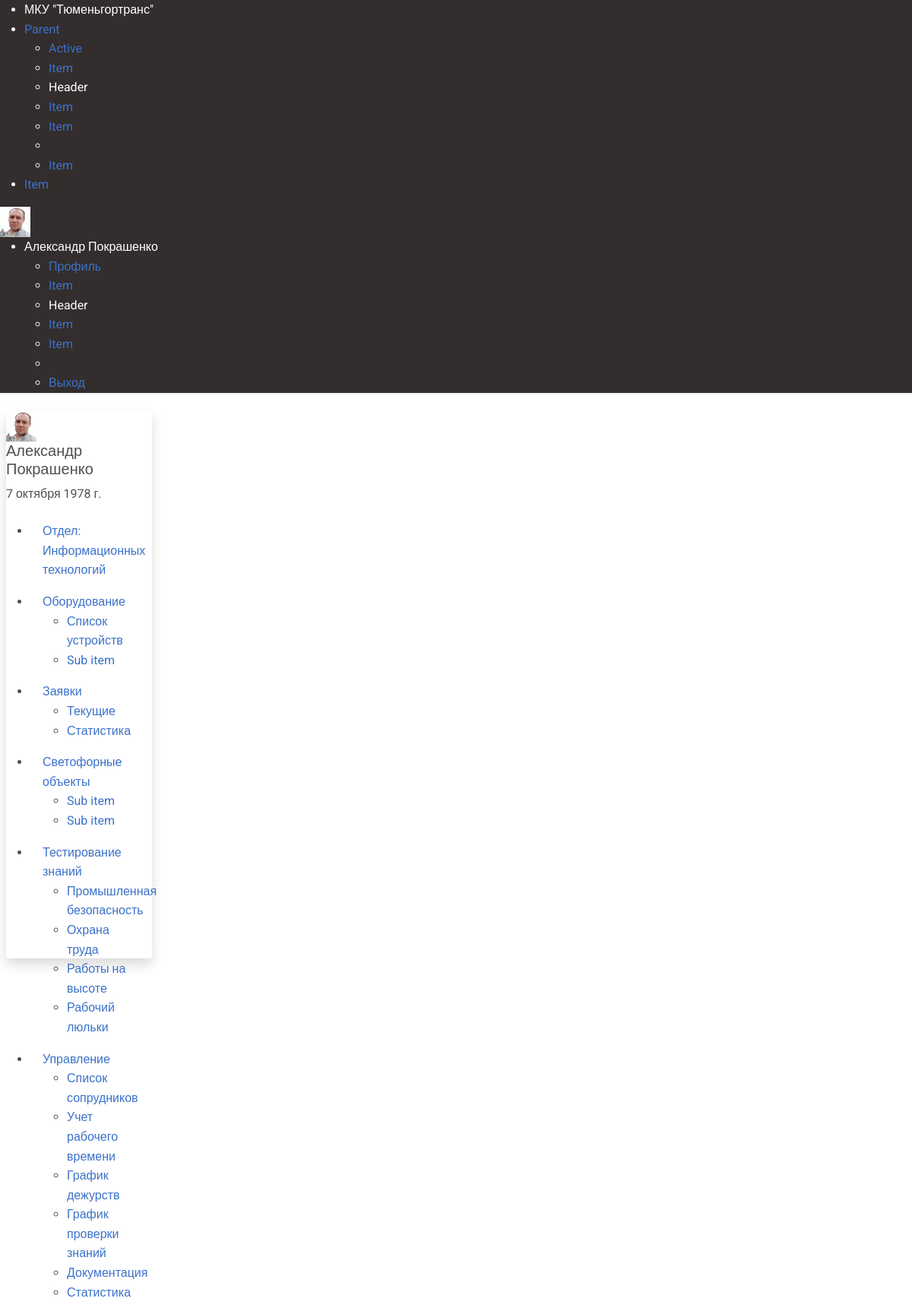
The app's page /users/main/ (signed in) with its own data.
### users/models.py (models this page shows, shortened)
class CustomUser(AbstractUser):
    middle_name = models.CharField('Отчество', max_length=50, blank=True, null=True)
    date_of_birth = models.DateField(blank=True, null=True, verbose_name='Дата рождения')
    phone_number_work = models.CharField('Рабочий телефон', max_length=16, blank=True, null=True)
    phone_number_mobile = models.CharField('Мобильный телефон', max_length=12, blank=True, null=True)
    department = models.ForeignKey(Department, blank=True, null=True,
                                   on_delete=models.CASCADE,
                                   related_name='department_set',
                                   verbose_name='Отдел')
    avatar = models.ImageField(upload_to='avatars/', blank=True, null=True)
    position = models.ForeignKey(Position, blank=True, null=True,
                                 on_delete=models.CASCADE,
                                 related_name='position_set',
                                 verbose_name='Должность')
    date_of_employment = models.DateField(blank=True, null=True, verbose_name='Дата трудоустройства')
    class Meta:
        verbose_name = 'Пользователь'
        verbose_name_plural = 'Пользователи'

class Department(models.Model):
    department = models.CharField('Отдел', max_length=50)
    slug = models.CharField('Слаг', max_length=70, blank=True)
    class Meta:
        verbose_name = "Отдел"
        verbose_name_plural = "Отделы"
    def __str__(self):
        return self.department

### users/views.py (the view)
# urls.py: path('main/', main, name='main'),
@login_required
def main(request):
    return render(request, 'users/main.html')

### templates/users/main.html (shortened to what this page needs)
{% extends 'base.html' %}
{% block navbar %}
    {% include 'components/navbar.html' %}
{% endblock %}
{% block left_sidebar %}
    {% include 'components/left_sidebar.html' %}
{% endblock %}

### templates/components/navbar.html (shortened to what this page needs)
{% load static %}
<nav class="uk-navbar-container shadow-sm bg-dark text-white">
    <div class="uk-container-expand uk-padding-small uk-padding-remove-top uk-padding-remove-bottom">
        <div uk-navbar class="">
            <div class="uk-navbar-left text-white">
                <ul class="uk-navbar-nav text-white">
                    <li class="uk-active"><a class="text-white" href="https://tgt72.ru/" target="_blank">МКУ "Тюменьгортранс"</a></li>
                    <li>
                        <a href="#">Parent </a>
                        <div class="uk-navbar-dropdown">
                            <ul class="uk-nav uk-navbar-dropdown-nav">
                                <li class="uk-active"><a href="#">Active</a></li>
                                <li><a href="#">Item</a></li>
                                <li class="uk-nav-header">Header</li>
                                <li><a href="#">Item</a></li>
                                <li><a href="#">Item</a></li>
                                <li class="uk-nav-divider"></li>
                                <li><a href="#">Item</a></li>
                            </ul>
                        </div>
                    </li>
                    <li><a href="#">Item</a></li>
                </ul>
            </div>
            <div class="uk-navbar-right">
                <div class="uk-width-auto">
                    {% if user.is_authenticated %}<img class="uk-border-circle" width="40" height="40" src="{{ user.avatar.url }}" alt="Avatar">{% endif %}
                </div>
                <ul class="uk-navbar-nav">
                    {% if user.is_authenticated %}
                    <li>
                        <a class="text-white" href="#">{{ user.first_name }} {{ user.last_name }}</a>
                        <div class="uk-navbar-dropdown">
                            <ul class="uk-nav uk-navbar-dropdown-nav">
                                <li class="uk-active"><a href="#">Профиль</a></li>
                                <li><a href="#">Item</a></li>
                                <li class="uk-nav-header">Header</li>
                                <li><a href="#">Item</a></li>
                                <li><a href="#">Item</a></li>
                                <li class="uk-nav-divider"></li>
                                <li><a href="{% url 'logout_user' %}">Выход</a></li>
                            </ul>
                        </div>
                    </li>
                    {% else %}
                    <li>
                        <a uk-icon="sign-in" href="{% url 'login_user' %}">Авторизоваться</a>
                    </li>
                    {% endif %}
                </ul>
            </div>
        </div>
    </div>
</nav>

### templates/components/left_sidebar.html (shortened to what this page needs)
{% load static %}
<div class="uk-card uk-card-default m-2 me-0 left_sidebar shadow">
    <div class="uk-card-header">
        <div class="uk-grid-small uk-flex-middle" uk-grid>
            <div class="uk-width-auto ps-0">
                <img class="uk-border-circle" width="40" height="40" src="{{ user.avatar.url }}" alt="Avatar">
            </div>
            <div class="uk-width-expand d-none d-md-block">
                <h5 class="uk-card-title uk-margin-remove-bottom">{{ user.first_name }} {{ user.last_name }}</h5>
                <p class="uk-text-meta uk-margin-remove-top">
                    <time datetime="2023-04-10T12:00">
                        {{ user.date_of_birth }}
                    </time>
                </p>
            </div>
        </div>
    </div>
    <div class="">
    <ul class="uk-nav-default" uk-nav="multiple: true">
        <li class="uk-active p-3 pt-2 pb-2"><a href="#">Отдел: {{ user.department }}</a></li>
        <li class="uk-parent p-3 pt-2 pb-2">
            <a class="" href="#">Оборудование </a>
            <ul class="uk-nav-sub">
                <li><a href="{% url 'device_list' %}">Список устройств</a></li>
                <li>
                    <a href="#">Sub item</a>
                </li>
            </ul>
        </li>
        <li class="uk-parent p-3 pt-2 pb-2">
            <a href="#">Заявки </a>
            <ul class="uk-nav-sub">
                <li class=""><a href="#">Текущие</a></li>
                <li class=""><a href="#">Статистика</a></li>
            </ul>
        </li>
        <li class="uk-parent p-3 pt-2 pb-2">
            <a href="#">Светофорные объекты </a>
            <ul class="uk-nav-sub">
                <li><a href="#">Sub item</a></li>
                <li><a href="#">Sub item</a></li>
            </ul>
        </li>
        <li class="uk-parent p-3 pt-2 pb-2">
            <a href="#">Тестирование знаний </a>
            <ul class="uk-nav-sub">
                <li><a href="#">Промышленная безопасность</a></li>
                <li><a href="#">Охрана труда</a></li>
                <li><a href="#">Работы на высоте</a></li>
                <li><a href="#">Рабочий люльки</a></li>
            </ul>
        </li>
        <li class="uk-parent p-3 pt-2 pb-2">
            <a href="#">Управление </a>
            <ul class="uk-nav-sub">
                <li class=""><a href="{% url 'user_list' %}">Список сопрудников</a></li>
                <li class=""><a href="#">Учет рабочего времени</a></li>
                <li><a href="#">График дежурств</a></li>
                <li><a href="#">График проверки знаний</a></li>
                <li><a href="#">Документация</a></li>
                <li><a href="#">Статистика</a></li>
            </ul>
        </li>
    </ul>
</div>
</div>

### static/css/styles.css (style rules this page uses)
.left_sidebar { height: 90vh; position: sticky; border-radius: 4px; }

### records on screen
CustomUser: avatar (picture), first_name "Александр", last_name "Покрашенко", date_of_birth "7 октября 1978 г.", department "Информационных технологий"
